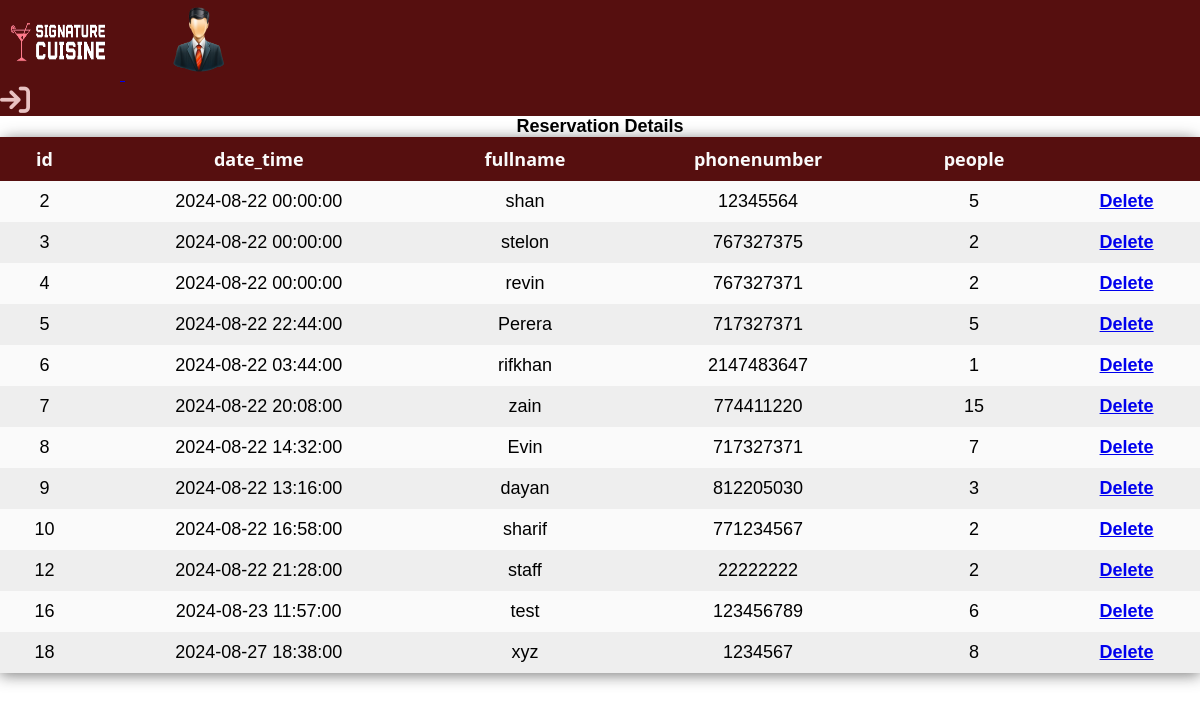
Page /staff.php on the committed database.
### tables this page shows
CREATE TABLE `reservation` (
  `id` int(11) NOT NULL,
  `date_time` datetime NOT NULL,
  `fullname` varchar(50) NOT NULL,
  `phonenumber` int(50) NOT NULL,
  `people` int(50) NOT NULL
);

### staff.php (the view, shortened to what this page needs)
<!Doctype html>
<html>
<head>
    <link rel="stylesheet" type="text/css" href="https://cdnjs.cloudflare.com/ajax/libs/font-awesome/6.4.2/css/all.min.css" />
    <link rel="stylesheet" href="staff.css">
</head>
<nav  class="navbar navbar-expand-lg navbar-light px-5" style="background-color:rgb(86, 15, 15);">
    <a class="navbar-brand ml-5" href="staff.php">
        <img src="./Home image/456.png " width="120" height="80" alt="Signaturecruisine">
        <img src="./assets/images/logo1.png" width="150" height="80" alt="">
    </a>
    <div class="user-cart">
        <?php
        if(isset($_SESSION['user_id'])){
          ?>
          <a href="" style="text-decoration:none;">
            <a href="logout.php"><i class="fa fa-user mr-5" style="font-size:30px; color:black;" aria-hidden="true"></i></a>
         </a>
          <?php
        } else {
            ?>
            <a href="logout.php" style="text-decoration:none;">
                    <i class="fa fa-sign-in mr-5" style="font-size:30px; color:rgb(232, 194, 194);" aria-hidden="true"></i>
            </a>
            <?php
        } ?>
    </div>
</nav>
            <center><h1> Reservation Details </h1></center>
  <table class="table">
    <thead>
      <tr>
        <th class="text-center">id</th>
        <th class="text-center">date_time</th>
        <th class="text-center">fullname</th>
        <th class="text-center">phonenumber</th>
        <th class="text-center">people</th>
        <th class="text-center"></th>
      </tr>
    </thead>
    <?php
$conn = mysqli_connect('localhost','root','','restaurant');
      $sql="SELECT * from reservation";
      $result=$conn-> query($sql);
      if ($result-> num_rows > 0){
        while ($row=$result-> fetch_assoc()) {
    ?>
    <tr>
      <td><?php echo $row['id']?></td>
      <td><?php echo $row['date_time']?></td>
      <td><?php echo $row["fullname"]?></td>
      <td><?php echo $row["phonenumber"]?></td>
      <td><?php echo $row["people"]?></td>
      <div class="delete"><td><a href="deletereservation.php?id=<?php echo $row['id'];?>" class="btn btn-danger">Delete</a></td></div>
    </tr>
    <?php
        }
    }
    ?>
  </table>

### staff.css (style rules this page uses)
* { margin: 0; padding: 0; font-family: Verdana, Geneva, Tahoma, sans-serif; font-size: 18px; }
table { width: 100%; border-collapse: collapse; border-spacing: 0; box-shadow: 0 2px 15px rgba(64, 64, 64, .7); border-radius: 12px 12px 0 0; margin-bottom: 50px; }
td, th { padding: 10px 16px; text-align: center; }
th { background-color: rgb(86, 15, 15); color: #fafafa; font-family: 'Open Sans', Sans-serif; font-weight: bold; }
tr { width: 100%; background-color: #fafafa; font-family: Verdana, Geneva, Tahoma, sans-serif; }
tr:nth-child(even) { background-color: #eeeeee; }
.btn { font-weight: 700; height: 36px; -moz-user-select: none; -webkit-user-select: none; user-select: none; cursor: default; }

### rows in the picture
reservation: id "2", date_time "2024-08-22 00:00:00", fullname "shan", phonenumber "12345564", people "5"
reservation: id "3", date_time "2024-08-22 00:00:00", fullname "stelon", phonenumber "767327375", people "2"
reservation: id "4", date_time "2024-08-22 00:00:00", fullname "revin", phonenumber "767327371", people "2"
reservation: id "5", date_time "2024-08-22 22:44:00", fullname "Perera", phonenumber "717327371", people "5"
reservation: id "6", date_time "2024-08-22 03:44:00", fullname "rifkhan", phonenumber "2147483647", people "1"
reservation: id "7", date_time "2024-08-22 20:08:00", fullname "zain", phonenumber "774411220", people "15"
reservation: id "8", date_time "2024-08-22 14:32:00", fullname "Evin", phonenumber "717327371", people "7"
reservation: id "9", date_time "2024-08-22 13:16:00", fullname "dayan", phonenumber "812205030", people "3"
reservation: id "10", date_time "2024-08-22 16:58:00", fullname "sharif", phonenumber "771234567", people "2"
reservation: id "12", date_time "2024-08-22 21:28:00", fullname "staff", phonenumber "22222222", people "2"
reservation: id "16", date_time "2024-08-23 11:57:00", fullname "test", phonenumber "123456789", people "6"
reservation: id "18", date_time "2024-08-27 18:38:00", fullname "xyz", phonenumber "1234567", people "8"
